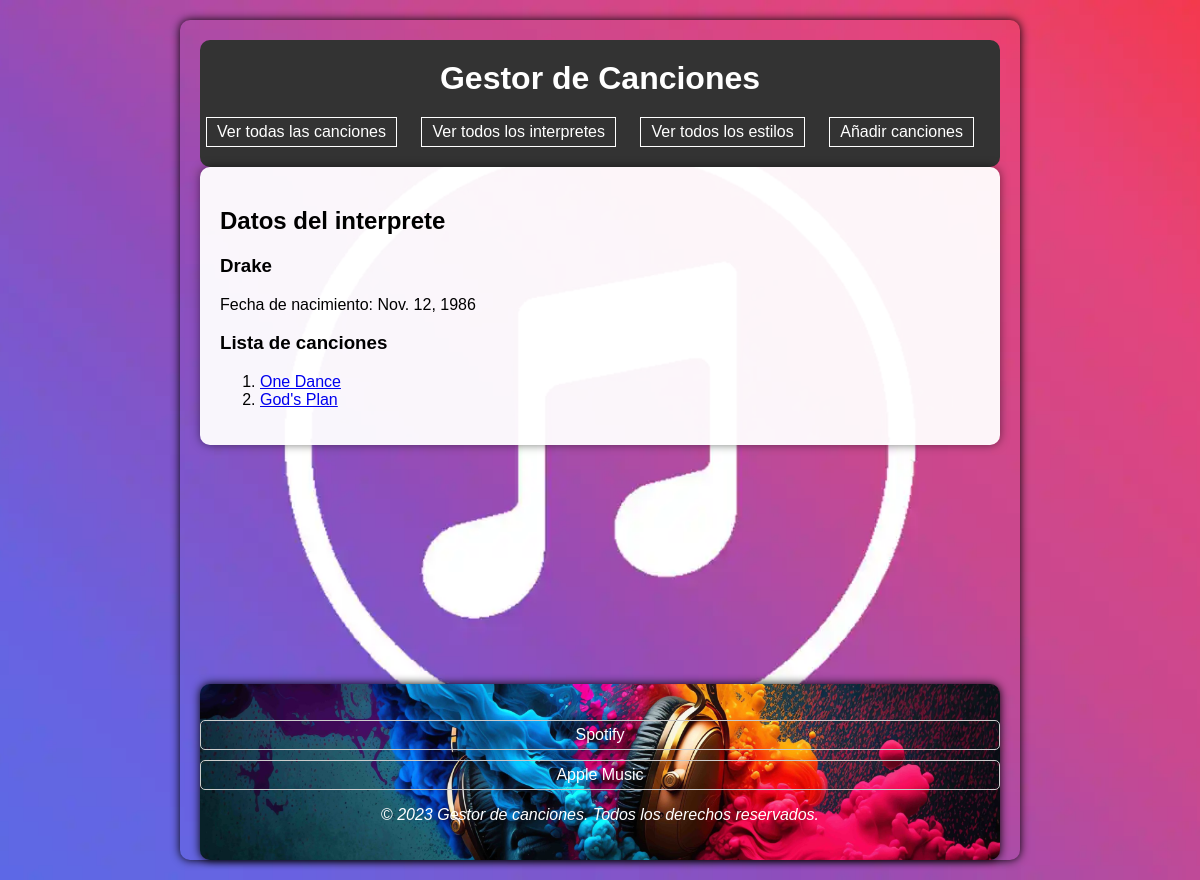
Page /interpretes/11 on the committed database.
### appTop100/models.py (models this page shows, shortened)
class Interprete(models.Model):
    nombre = models.CharField(max_length=50)
    fecha_nacimiento = models.DateField(blank=True, null=True)

class Cancion(models.Model):
    titulo = models.CharField(max_length=50)
    estilo = models.ForeignKey(Estilo, on_delete=models.CASCADE)
    interpretes = models.ManyToManyField(Interprete)
    fecha_lanzamiento = models.DateField(default=None, null=True)
    duracion = models.IntegerField(default=0)
    posicion = models.IntegerField(default=0)

### appTop100/views.py (the view)
# urls.py: path('interpretes/<int:interprete_id>', views.show_interpretes, name='interprete'),
def show_interpretes(request, interprete_id):
        interprete = get_object_or_404(Interprete, pk=interprete_id)
        canciones =  interprete.cancion_set.all()
        context = { 'canciones': canciones, 'interprete' : interprete }
        return render(request, 'interprete.html', context)

### appTop100/templates/interprete.html (shortened to what this page needs)
{% extends "base.html" %}
{% block contenido %}
<h2>Datos del interprete</h2>
{% if interprete %}
    <h3>{{ interprete.nombre}}</h3>
    Fecha de nacimiento: {{ interprete.fecha_nacimiento }}
	<h3>Lista de canciones</h3>
	{% if canciones %}
		<ol>
		{% for c in canciones %}
                     <li><a href="{% url 'cancion' c.id %}">{{ c.titulo}}</a></li>
		{% endfor %}
		</ol>
	{% else %}
		<p>No tiene canciones asociadas.</p>
	{% endif %}
{% else %}
    <p>No existe este interprete.</p>
{% endif %}
{% endblock %}

### appTop100/static/css/estilos.css (style rules this page uses)
body { background-image: url('../img/fondo2.webp'); background-repeat: no-repeat; background-size: cover; background-position: center; background-attachment: fixed; height: 100vh; margin: 0; font-family: Arial, sans-serif; }
body, footer { font-family: Arial, sans-serif; max-width: 800px; margin: 20px auto; padding: 20px; background-color: rgba(0, 0, 0, 0.786); border-radius: 10px; box-shadow: 0 0 10px rgba(0, 0, 0, 1); }

### rows in the picture
Interprete: nombre "Drake", fecha_nacimiento "Nov. 12, 1986"
Cancion: titulo "One Dance"
Cancion: titulo "God's Plan"
